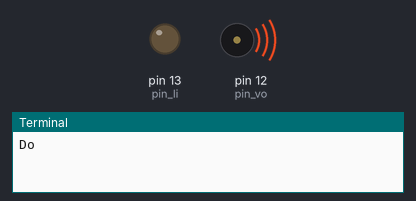
Bench run of a program on a simulated Raspberry Pi (header pin numbers). On the bench: output pins drawn as LEDs (lit = HIGH), buzzer (waves = sounding), the last lines printed to the terminal. Pins used as bus, display or sensor lines are not drawn.

Above: at 0.1 s.
At 3.6 s:
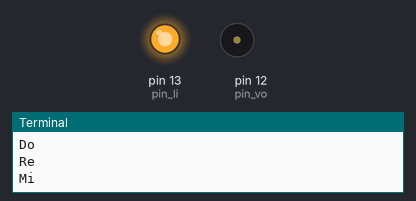
At 5.6 s:
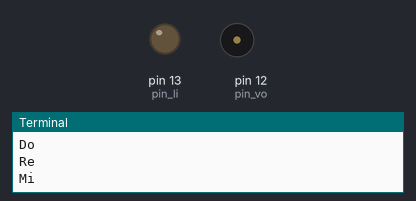
Timing chart, 0 to 7.1 s (numbered marks = the images above):
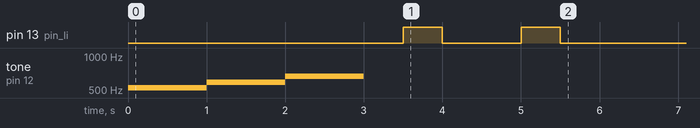

The program:

____.py
```python
import time
import RPi.GPIO as GPIO

def doReMi():
    GPIO.setmode(GPIO.BOARD)
    GPIO.setup(12, GPIO.OUT)
    p = GPIO.PWM(12, 50)
    p.start(1)

    print("Do")
    p.ChangeFrequency(523)
    time.sleep(1)

    print("Re")
    p.ChangeFrequency(587)
    time.sleep(1)

    print("Mi")
    p.ChangeFrequency(659)
    time.sleep(1)

    p.stop()
    GPIO.cleanup()

doReMi()


#import time
#import RPi.GPIO as GPIO

#GPIO.setmode(GPIO.BOARD)
#GPIO.setup(12, GPIO.OUT)
#GPIO.output(12,True)
#time.sleep(3)
#GPIO.output(12,False)
######################################
import time
import RPi.GPIO as GPIO

pin_vo=12
pin_li=13

GPIO.setmode(GPIO.BOARD)
GPIO.setup(pin_vo, GPIO.OUT)
GPIO.setup(pin_li, GPIO.OUT)

def beep(bees):
    GPIO.output(pin_vo,GPIO.HIGH)
    time.sleep(bees)
    GPIO.output(pin_vo,GPIO.LOW)

def bling(blis):
    GPIO.output(pin_li,True)
    time.sleep(blis)
    GPIO.output(pin_li,False)

def act(bees,blis,sleeps,totals):
    for i in range(totals):
        beep(bees)
        bling(blis)
        time.sleep(sleeps)

act(0.5,0.5,0.5,2)

GPIO.cleanup()

###############################
import RPi.GPIO as GPIO
GPIO.setmode(GPIO.BOARD)
GPIO.setup(12, GPIO.OUT)

p = GPIO.PWM(12, 0.5)
p.start(1)
input('点击回车停止：')   # 在 Python 2 中需要使用 raw_input
p.stop()
GPIO.cleanup()
```
